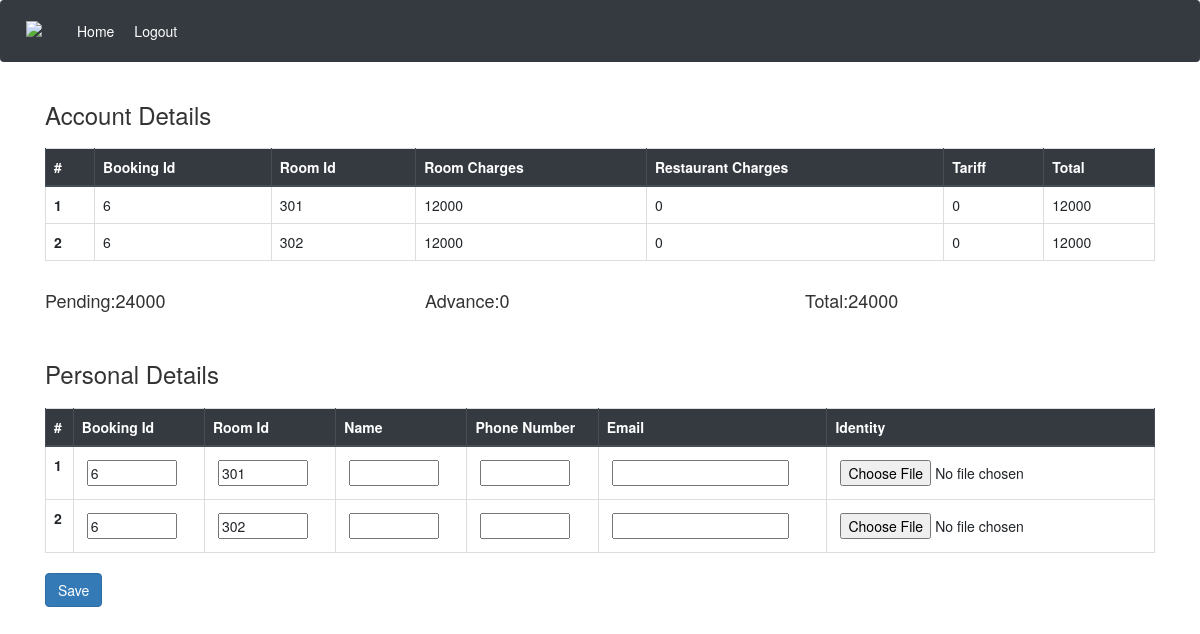
The app's page /details/6/ (signed in) with its own data.
### first_app/models.py (models this page shows)
class Accounts(models.Model):
	Booking_Id=models.IntegerField(default=0)
	Room_Id=models.IntegerField(default=0)
	Room_charges=models.IntegerField(default=0)
	Restaurant_charges=models.IntegerField(default=0)
	Tariff_charges=models.IntegerField(default=0)

class Room_Details(models.Model):
	CATEGORY=(('Economy','Economy'),('Deluxe','Deluxe'),('SuperDeluxe','SuperDeluxe'),('Suite','Suite'))
	VALUES=((1500,1500),(3000,3000),(4000,4000),(5000,5000))
	Room_Id=models.IntegerField(primary_key=True)
	Type=models.CharField(choices=CATEGORY,max_length=30)
	Price=models.IntegerField(choices=VALUES)

### first_app/decorators.py (the view)
		def wrapper_func(request,*args,**kwargs):
			username=request.user.username
			user=User.objects.get(username=username)
			print(user)
			userr=Userr.objects.get(user=user)
			print(userr)
			status=userr.status
			print(status)
			if status in allowed:
				return view_func(request,*args,**kwargs)
			else:
				return HttpResponse("You are not authorized to view this page")

### first_app/forms.py
class GuestForm(ModelForm):
	class Meta:
		model=Personal
		fields=['Booking_Id','Room_Id','Name','Email','PhoneNumber','identity']

### templates/first_app/guest_details.html (shortened to what this page needs)
<!DOCTYPE html>
{% load staticfiles %}
<html>
<head>
  <link rel="stylesheet" href="https://stackpath.bootstrapcdn.com/bootstrap/4.3.1/css/bootstrap.min.css">
   <link rel="stylesheet" type="text/css" href="{% static 'first_app\fontawesome-free-5.11.2-web\css\all.css' %}">
<link rel="stylesheet" type="text/css" href="{% static 'first_app\bootstrap\css\bootstrap.css' %}" >
  <link rel="stylesheet" href="https://maxcdn.bootstrapcdn.com/bootstrap/3.4.1/css/bootstrap.min.css">
  <link rel="stylesheet" href="//code.jquery.com/ui/1.12.1/themes/base/jquery-ui.css">
</head>
<body>
  <nav class="navbar navbar-expand-lg navbar-dark bg-dark" >
  <a class="navbar-brand" href="#"><img style="height: 30px" src="{% static 'first_app/images/nuno.png' %}"></a>
        <a class="nav-link" href="{% url 'reception' %}" style=" text-align: right;"><span style="color: white;">Home </span><span class="sr-only">(current)</span></a>
        <a class="nav-link" href="{% url 'logout' %}" style=" text-align: right;"><span style="color: white;">Logout <span class="sr-only">(current)</span></a>
  </nav>
  <div class="container">
     <h3 style="margin-top: 20px;">Account Details</h3>
  <table class="table table-bordered">
  <thead class="thead-dark">
    <tr>
      <th scope="col">#</th>
      <th scope="col">Booking Id</th>
      <th scope="col">Room Id</th>
      <th scope="col">Room Charges</th>
      <th scope="col">Restaurant Charges</th>
      <th scope="col">Tariff</th>
      <th scope="col">Total</th>
    </tr>
  </thead>
  <tbody>
    {% for d,t in accounts %}
    <tr>
      <th scope="row">{{forloop.counter}}</th>
      <td>{{d.Booking_Id}}</td>
      <td>{{d.Room_Id}}</td>
      <td>{{d.Room_charges}}</td>
      <td>{{d.Restaurant_charges}}</td>
      <td>{{d.Tariff_charges}}</td>
      <td>{{t}}</td>
    </tr>
    {% endfor %}
      </tbody>
</table>
<div class="row">
  <div class="col-lg-4"><h4>Pending:{{pending}}</h4></div>
  <div class="col-lg-4"><h4>Advance:{{advance}}</h4></div>
  <div class="col-lg-4"><h4>Total:{{overall}}</h4></div>
</div>
    <h3 style="margin-top: 40px;">Personal Details</h3>
  {% if details %}
  <table class="table table-bordered">
  <thead class="thead-dark">
    <tr>
      <th scope="col">#</th>
      <th scope="col">Booking Id</th>
      <th scope="col">Room Id</th>
      <th scope="col">Name</th>
      <th scope="col">Phone Number</th>
      <th scope="col">Email</th>
      <th scope="col">Identity</th>
    </tr>
  </thead>
  <tbody>
    {% for d in details %}
    <tr>
      <th scope="row">{{forloop.counter}}</th>
      <td>{{d.Booking_Id}}</td>
      <td>{{d.Room_Id}}</td>
      <td>{{d.Name}}</td>
      <td>{{d.PhoneNumber}}</td>
      <td>{{d.Email}}</td>
      <td><img style="height: 220px; width: 350px" src="{{ d.identity.url }}"></td>
    </tr>
    {% endfor %}
      </tbody>
</table>
  {% else %}
   <form id="my_form" class="m_form" enctype="multipart/form-data" method="POST">
  <table class="table table-bordered">
  <thead class="thead-dark">
    <tr>
      <th scope="col">#</th>
      <th scope="col">Booking Id</th>
      <th scope="col">Room Id</th>
      <th scope="col">Name</th>
      <th scope="col">Phone Number</th>
      <th scope="col">Email</th>
      <th scope="col">Identity</th>
    </tr>
  </thead>
  <tbody>
    {% for d in rooms.all %}
    <tr>
      <th scope="row">{{forloop.counter}}</th>
      <td></td>
      <td></td>
      <td></td>
      <td></td>
      <td></td>
      <td></td>
    </tr>
    {% endfor %}
      </tbody>
</table>
<button type="submit" class="btn btn-primary">Save</button>
        </form>
    </div>
{% endif %}
</body>
</html>

### templates/first_app/guest_details.html (style rules this page uses)
table { margin-top: 20px; }

### records on screen
Accounts: Booking_Id "6", Room_Id "301", Room_charges "12000", Restaurant_charges "0", Tariff_charges "0"
Accounts: Booking_Id "6", Room_Id "302", Room_charges "12000", Restaurant_charges "0", Tariff_charges "0"

### other values on screen
{{ pending }} "24000"
{{ advance }} "0"
{{ overall }} "24000"
